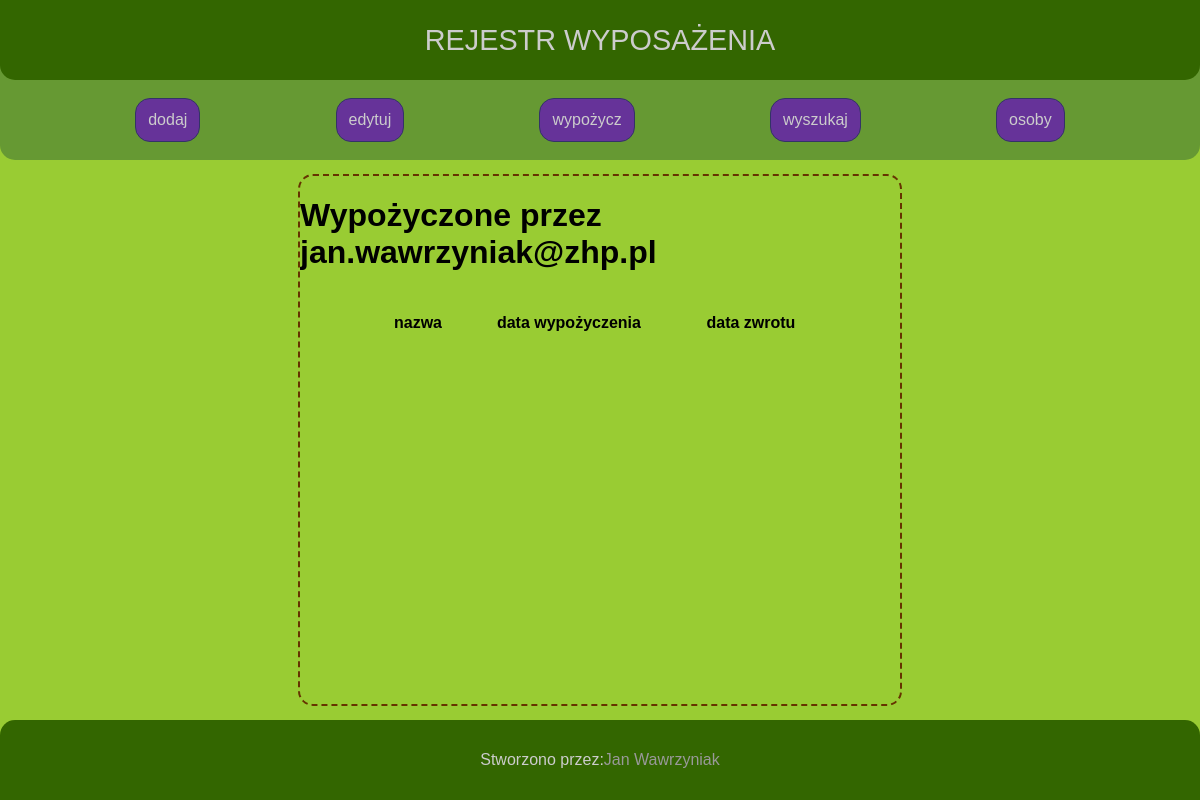
/app/wypozyczone.php?email=jan.wawrzyniak@zhp.pl, run on an earlier commit of the app's database.
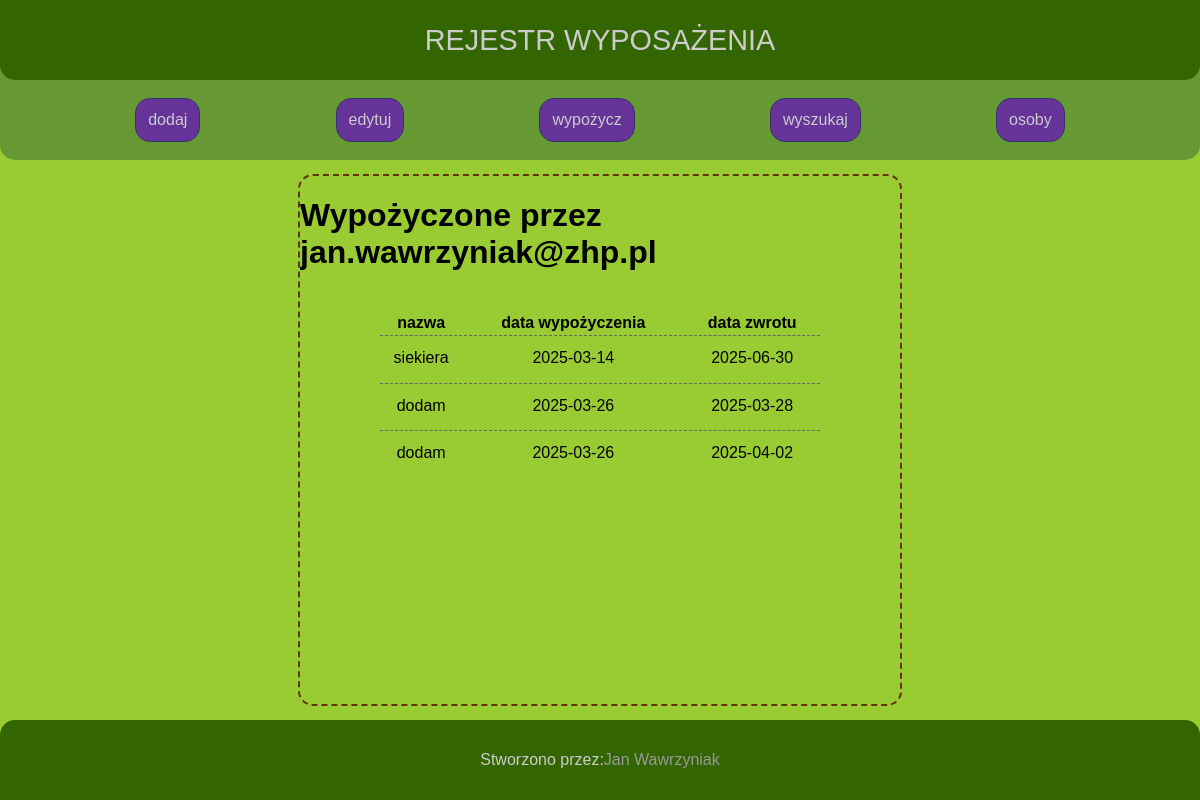
And on a later commit of the database.
### tables this page shows
CREATE TABLE `wypozyczenia` (
  `email` varchar(127) DEFAULT NULL,
  `id_rzeczy` int(10) UNSIGNED DEFAULT NULL,
  `data_wypozyczenia` date NOT NULL,
  `data_zwrotu` date DEFAULT NULL
);

CREATE TABLE `rzecz` (
  `id` int(10) UNSIGNED NOT NULL,
  `nazwa` tinytext NOT NULL,
  `ilosc` smallint(6) DEFAULT 1,
  `faktura_id` int(10) UNSIGNED DEFAULT NULL,
  `miejsce` tinytext NOT NULL,
  `stan` tinytext DEFAULT NULL,
  `srodek_trwaly` tinyint(1) DEFAULT 0
);

### operations/database.php (called while the page is built, shortened)
<?php
class baza_operacje
{
    private $servername = 'localhost';
    private $username = 'root';
    private $password = '';
    private $dbname = 'rejestr_wyposazenia';
    private $db;
    private function otworz_polaczenie()
    {
        $this->db = new mysqli($this->servername, $this->username, $this->password, $this->dbname);
    }
    public function wypozyczone($email)
    {
        $nazwa = '';
        $wypozyczenie = '';
        $zwrot = '';
        $email = htmlspecialchars($email);
        $stmt = $this->db->prepare('SELECT rzecz.nazwa, wypozyczenia.data_wypozyczenia, wypozyczenia.data_zwrotu FROM rzecz, wypozyczenia WHERE rzecz.id = wypozyczenia.id_rzeczy AND wypozyczenia.email = ?');
        $stmt->bind_param('s', $email);
        $stmt->execute();
        $data = [];
        $stmt->bind_result($nazwa, $wypozyczenie, $zwrot);
        while($stmt->fetch())
        {
            $tmp['nazwa'] = $nazwa;
            $tmp['wypozyczenie'] = $wypozyczenie;
            $tmp['zwrot'] = $zwrot;
            $data[] = $tmp;
        }
        return $data;
    }
}
?>

### app/wypozyczone.php (the view, shortened to what this page needs)
<!DOCTYPE html>
<html lang="pl">
<head>
    <link rel="stylesheet" href="../style.css">
</head>
<body>
    <nav>
        <header>
            <a href="../index.php">REJESTR WYPOSAŻENIA</a>
        </header>
        <div>
            <div><a href="dodaj.php">dodaj</a></div>
            <div><a href="edytuj.php">edytuj</a></div>
            <div><a href="wypozycz.php">wypożycz</a></div>
            <div><a href="wyszukaj.php">wyszukaj</a></div>
            <div><a href="osoba.php">osoby</a></div>
        </div>
    </nav>
    <main>
        <div class="wyniki">
            <h1>Wypożyczone przez <?php echo $_GET['email']?></h1>
            <table>
                <tr><th>nazwa</th><th>data wypożyczenia</th><th>data zwrotu</th></tr>
                <?php
                    require_once '../operations/database.php';
                    $baza = new baza_operacje();
                    $dane = $baza->wypozyczone($_GET['email']);
                    foreach($dane as $k => $v) {
                        $nazwa = $v['nazwa'];
                        $wypozyczenie = $v['wypozyczenie'];
                        $zwrot = $v['zwrot'];
                        echo "<tr><td>$nazwa</td><td>$wypozyczenie</td><td>$zwrot</td></tr>";
                    }
                ?>
            </table>
        </div>
    </main>
    <footer>
        Stworzono przez: <a href="mailto:jan.wawrzyniak@zhp.pl">Jan Wawrzyniak</a>
    </footer>
</body>
</html>

What changed in the data, as far as the page shows it:
added wypozyczenia: id_rzeczy.nazwa "siekiera", data_wypozyczenia "2025-03-14", data_zwrotu "2025-06-30"
added wypozyczenia: id_rzeczy.nazwa "dodam", data_wypozyczenia "2025-03-26", data_zwrotu "2025-03-28"
added wypozyczenia: id_rzeczy.nazwa "dodam", data_wypozyczenia "2025-03-26", data_zwrotu "2025-04-02"
